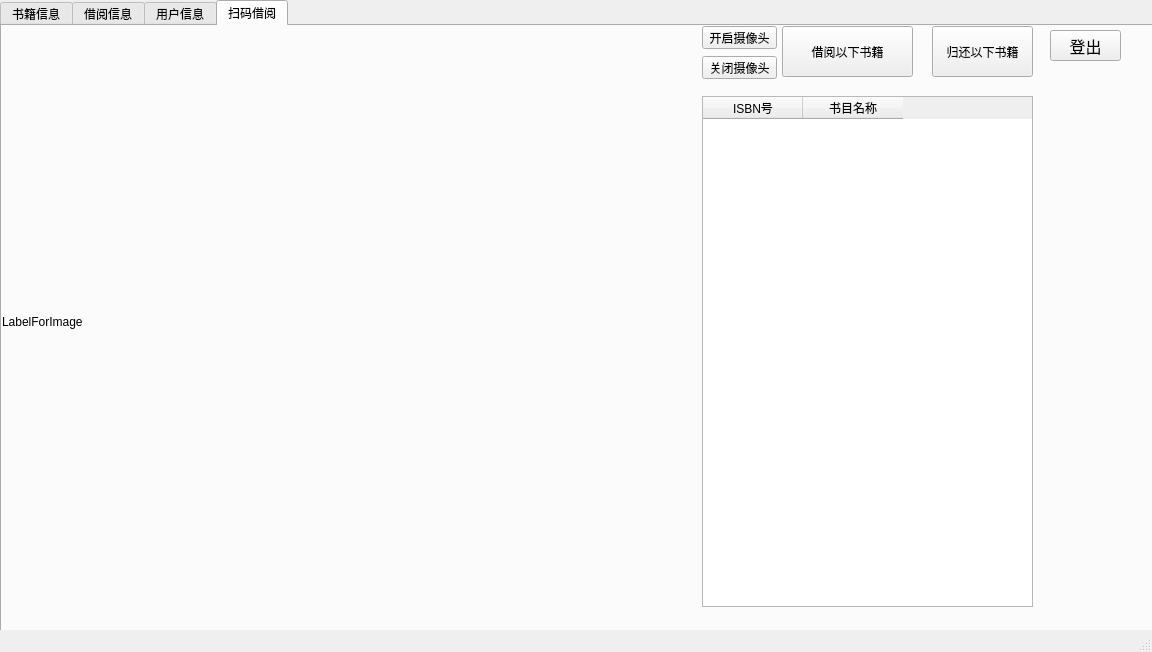
<?xml version="1.0" encoding="UTF-8"?>
<ui version="4.0">
 <class>User_Widget</class>
 <widget class="QMainWindow" name="User_Widget">
  <property name="geometry">
   <rect>
    <x>0</x>
    <y>0</y>
    <width>1152</width>
    <height>652</height>
   </rect>
  </property>
  <property name="windowTitle">
   <string>MainWindow</string>
  </property>
  <widget class="QWidget" name="centralwidget">
   <widget class="QPushButton" name="Log_Out">
    <property name="geometry">
     <rect>
      <x>1050</x>
      <y>30</y>
      <width>71</width>
      <height>31</height>
     </rect>
    </property>
    <property name="font">
     <font>
      <family>萝莉体 第二版</family>
      <pointsize>12</pointsize>
     </font>
    </property>
    <property name="text">
     <string>登出</string>
    </property>
   </widget>
   <widget class="QTabWidget" name="tabWidget">
    <property name="geometry">
     <rect>
      <x>0</x>
      <y>0</y>
      <width>1161</width>
      <height>651</height>
     </rect>
    </property>
    <property name="currentIndex">
     <number>3</number>
    </property>
    <widget class="QWidget" name="Book">
     <attribute name="title">
      <string>书籍信息</string>
     </attribute>
     <widget class="QFrame" name="frame">
      <property name="geometry">
       <rect>
        <x>-10</x>
        <y>-40</y>
        <width>1161</width>
        <height>651</height>
       </rect>
      </property>
      <property name="autoFillBackground">
       <bool>false</bool>
      </property>
      <property name="styleSheet">
       <string notr="true">image: url(:/new/prefix1/bachgroundconfirm.png);</string>
      </property>
      <property name="frameShape">
       <enum>QFrame::StyledPanel</enum>
      </property>
      <property name="frameShadow">
       <enum>QFrame::Raised</enum>
      </property>
      <widget class="QTableWidget" name="tableWidget">
       <property name="geometry">
        <rect>
         <x>20</x>
         <y>80</y>
         <width>1141</width>
         <height>501</height>
        </rect>
       </property>
       <property name="editTriggers">
        <set>QAbstractItemView::NoEditTriggers</set>
       </property>
       <column>
        <property name="text">
         <string>书籍名称</string>
        </property>
       </column>
       <column>
        <property name="text">
         <string>书籍作者</string>
        </property>
       </column>
       <column>
        <property name="text">
         <string>ISBN代码</string>
        </property>
       </column>
       <column>
        <property name="text">
         <string>出版社</string>
        </property>
       </column>
       <column>
        <property name="text">
         <string>总本数</string>
        </property>
       </column>
       <column>
        <property name="text">
         <string>已借出本数</string>
        </property>
       </column>
       <column>
        <property name="text">
         <string>剩余本数</string>
        </property>
       </column>
       <column>
        <property name="text">
         <string>价格</string>
        </property>
       </column>
       <column>
        <property name="text">
         <string>总借阅次数</string>
        </property>
       </column>
      </widget>
     </widget>
     <widget class="QLineEdit" name="BookName">
      <property name="geometry">
       <rect>
        <x>30</x>
        <y>10</y>
        <width>91</width>
        <height>20</height>
       </rect>
      </property>
     </widget>
     <widget class="QPushButton" name="Search">
      <property name="geometry">
       <rect>
        <x>730</x>
        <y>10</y>
        <width>61</width>
        <height>21</height>
       </rect>
      </property>
      <property name="font">
       <font>
        <family>萝莉体 第二版</family>
        <pointsize>10</pointsize>
       </font>
      </property>
      <property name="text">
       <string>搜索</string>
      </property>
     </widget>
     <widget class="QLineEdit" name="Publisher">
      <property name="geometry">
       <rect>
        <x>410</x>
        <y>10</y>
        <width>91</width>
        <height>20</height>
       </rect>
      </property>
     </widget>
     <widget class="QComboBox" name="BookOrderType">
      <property name="geometry">
       <rect>
        <x>520</x>
        <y>10</y>
        <width>191</width>
        <height>22</height>
       </rect>
      </property>
      <item>
       <property name="text">
        <string>以总借阅次数从高到低排序</string>
       </property>
      </item>
      <item>
       <property name="text">
        <string>以总借阅次数从低到高排序</string>
       </property>
      </item>
      <item>
       <property name="text">
        <string>以剩余本数从高到低排序</string>
       </property>
      </item>
      <item>
       <property name="text">
        <string>以剩余本数从低到高排序</string>
       </property>
      </item>
     </widget>
     <widget class="QLineEdit" name="Writer">
      <property name="geometry">
       <rect>
        <x>160</x>
        <y>10</y>
        <width>91</width>
        <height>20</height>
       </rect>
      </property>
     </widget>
     <widget class="QLineEdit" name="ISBNCode">
      <property name="geometry">
       <rect>
        <x>290</x>
        <y>10</y>
        <width>91</width>
        <height>20</height>
       </rect>
      </property>
     </widget>
     <zorder>frame</zorder>
     <zorder>BookName</zorder>
     <zorder>Publisher</zorder>
     <zorder>BookOrderType</zorder>
     <zorder>Writer</zorder>
     <zorder>ISBNCode</zorder>
     <zorder>Search</zorder>
    </widget>
    <widget class="QWidget" name="tab">
     <attribute name="title">
      <string>借阅信息</string>
     </attribute>
     <widget class="QFrame" name="frame_3">
      <property name="geometry">
       <rect>
        <x>-10</x>
        <y>-40</y>
        <width>1161</width>
        <height>651</height>
       </rect>
      </property>
      <property name="autoFillBackground">
       <bool>false</bool>
      </property>
      <property name="styleSheet">
       <string notr="true">image: url(:/new/prefix1/bachgroundconfirm.png);</string>
      </property>
      <property name="frameShape">
       <enum>QFrame::StyledPanel</enum>
      </property>
      <property name="frameShadow">
       <enum>QFrame::Raised</enum>
      </property>
      <widget class="QTableWidget" name="Borrow_Return_table">
       <property name="geometry">
        <rect>
         <x>20</x>
         <y>80</y>
         <width>1121</width>
         <height>511</height>
        </rect>
       </property>
       <column>
        <property name="text">
         <string>ISBN</string>
        </property>
       </column>
       <column>
        <property name="text">
         <string>书目名称</string>
        </property>
       </column>
       <column>
        <property name="text">
         <string>起始日期</string>
        </property>
       </column>
       <column>
        <property name="text">
         <string>结束日期</string>
        </property>
       </column>
       <column>
        <property name="text">
         <string>是否已经归还</string>
        </property>
       </column>
      </widget>
     </widget>
     <widget class="QComboBox" name="RecordOrderType">
      <property name="geometry">
       <rect>
        <x>490</x>
        <y>10</y>
        <width>131</width>
        <height>22</height>
       </rect>
      </property>
      <item>
       <property name="text">
        <string>以时间为主次序</string>
       </property>
      </item>
      <item>
       <property name="text">
        <string>以ISBN为主次序</string>
       </property>
      </item>
     </widget>
     <widget class="QPushButton" name="Search_RecordInfo">
      <property name="geometry">
       <rect>
        <x>640</x>
        <y>10</y>
        <width>61</width>
        <height>21</height>
       </rect>
      </property>
      <property name="font">
       <font>
        <family>萝莉体 第二版</family>
        <pointsize>10</pointsize>
       </font>
      </property>
      <property name="text">
       <string>搜索</string>
      </property>
     </widget>
     <widget class="QLineEdit" name="BookName_Record">
      <property name="geometry">
       <rect>
        <x>300</x>
        <y>10</y>
        <width>121</width>
        <height>20</height>
       </rect>
      </property>
     </widget>
     <widget class="QLineEdit" name="ISBN_Record">
      <property name="geometry">
       <rect>
        <x>70</x>
        <y>10</y>
        <width>121</width>
        <height>20</height>
       </rect>
      </property>
     </widget>
    </widget>
    <widget class="QWidget" name="User">
     <attribute name="title">
      <string>用户信息</string>
     </attribute>
     <widget class="QFrame" name="frame_2">
      <property name="geometry">
       <rect>
        <x>-10</x>
        <y>-40</y>
        <width>1161</width>
        <height>651</height>
       </rect>
      </property>
      <property name="autoFillBackground">
       <bool>false</bool>
      </property>
      <property name="styleSheet">
       <string notr="true">image: url(:/new/prefix1/bachgroundconfirm.png);</string>
      </property>
      <property name="frameShape">
       <enum>QFrame::StyledPanel</enum>
      </property>
      <property name="frameShadow">
       <enum>QFrame::Raised</enum>
      </property>
     </widget>
     <widget class="QLabel" name="UserId_label">
      <property name="geometry">
       <rect>
        <x>40</x>
        <y>110</y>
        <width>91</width>
        <height>31</height>
       </rect>
      </property>
      <property name="font">
       <font>
        <family>萝莉体 第二版</family>
        <pointsize>14</pointsize>
       </font>
      </property>
      <property name="text">
       <string>用户名</string>
      </property>
     </widget>
     <widget class="QLineEdit" name="UserId">
      <property name="geometry">
       <rect>
        <x>130</x>
        <y>110</y>
        <width>131</width>
        <height>31</height>
       </rect>
      </property>
     </widget>
     <widget class="QLabel" name="Password_label">
      <property name="geometry">
       <rect>
        <x>40</x>
        <y>210</y>
        <width>91</width>
        <height>31</height>
       </rect>
      </property>
      <property name="font">
       <font>
        <family>萝莉体 第二版</family>
        <pointsize>14</pointsize>
       </font>
      </property>
      <property name="text">
       <string>密码</string>
      </property>
     </widget>
     <widget class="QLineEdit" name="Password">
      <property name="geometry">
       <rect>
        <x>130</x>
        <y>210</y>
        <width>131</width>
        <height>31</height>
       </rect>
      </property>
     </widget>
     <widget class="QLabel" name="RealName_label">
      <property name="geometry">
       <rect>
        <x>40</x>
        <y>310</y>
        <width>91</width>
        <height>31</height>
       </rect>
      </property>
      <property name="font">
       <font>
        <family>萝莉体 第二版</family>
        <pointsize>14</pointsize>
       </font>
      </property>
      <property name="text">
       <string>真名</string>
      </property>
     </widget>
     <widget class="QLineEdit" name="RealName">
      <property name="geometry">
       <rect>
        <x>130</x>
        <y>310</y>
        <width>131</width>
        <height>31</height>
       </rect>
      </property>
     </widget>
     <widget class="QLabel" name="UserRank_label">
      <property name="geometry">
       <rect>
        <x>40</x>
        <y>410</y>
        <width>91</width>
        <height>31</height>
       </rect>
      </property>
      <property name="font">
       <font>
        <family>萝莉体 第二版</family>
        <pointsize>14</pointsize>
       </font>
      </property>
      <property name="text">
       <string>用户等级</string>
      </property>
     </widget>
     <widget class="QLineEdit" name="UserRank">
      <property name="geometry">
       <rect>
        <x>130</x>
        <y>410</y>
        <width>131</width>
        <height>31</height>
       </rect>
      </property>
     </widget>
     <widget class="QLabel" name="MoneyLeft_label">
      <property name="geometry">
       <rect>
        <x>510</x>
        <y>310</y>
        <width>91</width>
        <height>31</height>
       </rect>
      </property>
      <property name="font">
       <font>
        <family>萝莉体 第二版</family>
        <pointsize>14</pointsize>
       </font>
      </property>
      <property name="text">
       <string>剩余金钱</string>
      </property>
     </widget>
     <widget class="QLineEdit" name="MoneyLeft">
      <property name="geometry">
       <rect>
        <x>640</x>
        <y>310</y>
        <width>131</width>
        <height>31</height>
       </rect>
      </property>
     </widget>
     <widget class="QLineEdit" name="Email">
      <property name="geometry">
       <rect>
        <x>640</x>
        <y>410</y>
        <width>131</width>
        <height>31</height>
       </rect>
      </property>
     </widget>
     <widget class="QLabel" name="MaxBorrowedNum_label">
      <property name="geometry">
       <rect>
        <x>510</x>
        <y>110</y>
        <width>111</width>
        <height>31</height>
       </rect>
      </property>
      <property name="font">
       <font>
        <family>萝莉体 第二版</family>
        <pointsize>14</pointsize>
       </font>
      </property>
      <property name="text">
       <string>最大借阅数</string>
      </property>
     </widget>
     <widget class="QLineEdit" name="MaxBorrowedNum">
      <property name="geometry">
       <rect>
        <x>640</x>
        <y>110</y>
        <width>131</width>
        <height>31</height>
       </rect>
      </property>
     </widget>
     <widget class="QLineEdit" name="AlreadyBorrowedNum">
      <property name="geometry">
       <rect>
        <x>640</x>
        <y>210</y>
        <width>131</width>
        <height>31</height>
       </rect>
      </property>
     </widget>
     <widget class="QLabel" name="Email_label">
      <property name="geometry">
       <rect>
        <x>510</x>
        <y>410</y>
        <width>91</width>
        <height>31</height>
       </rect>
      </property>
      <property name="font">
       <font>
        <family>萝莉体 第二版</family>
        <pointsize>14</pointsize>
       </font>
      </property>
      <property name="text">
       <string>邮箱</string>
      </property>
     </widget>
     <widget class="QLabel" name="AlreadyBorrowedNum_label">
      <property name="geometry">
       <rect>
        <x>510</x>
        <y>210</y>
        <width>91</width>
        <height>31</height>
       </rect>
      </property>
      <property name="font">
       <font>
        <family>萝莉体 第二版</family>
        <pointsize>14</pointsize>
       </font>
      </property>
      <property name="text">
       <string>已借阅数</string>
      </property>
     </widget>
     <widget class="QPushButton" name="Change_Password">
      <property name="geometry">
       <rect>
        <x>930</x>
        <y>10</y>
        <width>91</width>
        <height>31</height>
       </rect>
      </property>
      <property name="font">
       <font>
        <family>萝莉体 第二版</family>
        <pointsize>12</pointsize>
       </font>
      </property>
      <property name="text">
       <string>修改密码</string>
      </property>
     </widget>
    </widget>
    <widget class="QWidget" name="tab_2">
     <attribute name="title">
      <string>扫码借阅</string>
     </attribute>
     <widget class="QLabel" name="label">
      <property name="geometry">
       <rect>
        <x>0</x>
        <y>0</y>
        <width>681</width>
        <height>591</height>
       </rect>
      </property>
      <property name="text">
       <string>LabelForImage</string>
      </property>
     </widget>
     <widget class="QPushButton" name="pushButton">
      <property name="geometry">
       <rect>
        <x>700</x>
        <y>0</y>
        <width>75</width>
        <height>23</height>
       </rect>
      </property>
      <property name="text">
       <string>开启摄像头</string>
      </property>
     </widget>
     <widget class="QPushButton" name="pushButton_2">
      <property name="geometry">
       <rect>
        <x>700</x>
        <y>30</y>
        <width>75</width>
        <height>23</height>
       </rect>
      </property>
      <property name="text">
       <string>关闭摄像头</string>
      </property>
     </widget>
     <widget class="QTableWidget" name="BorrowList">
      <property name="geometry">
       <rect>
        <x>700</x>
        <y>70</y>
        <width>331</width>
        <height>511</height>
       </rect>
      </property>
      <column>
       <property name="text">
        <string>ISBN号</string>
       </property>
      </column>
      <column>
       <property name="text">
        <string>书目名称</string>
       </property>
      </column>
     </widget>
     <widget class="QPushButton" name="BorrowConfirm">
      <property name="geometry">
       <rect>
        <x>780</x>
        <y>0</y>
        <width>131</width>
        <height>51</height>
       </rect>
      </property>
      <property name="text">
       <string>借阅以下书籍</string>
      </property>
     </widget>
     <widget class="QPushButton" name="ReturnConfirm">
      <property name="geometry">
       <rect>
        <x>930</x>
        <y>0</y>
        <width>101</width>
        <height>51</height>
       </rect>
      </property>
      <property name="text">
       <string>归还以下书籍</string>
      </property>
     </widget>
    </widget>
   </widget>
   <zorder>tabWidget</zorder>
   <zorder>Log_Out</zorder>
  </widget>
  <widget class="QStatusBar" name="statusbar"/>
  <action name="action">
   <property name="text">
    <string>账户信息</string>
   </property>
   <property name="toolTip">
    <string>账户信息</string>
   </property>
  </action>
  <action name="action_2">
   <property name="text">
    <string>账户升级</string>
   </property>
  </action>
 </widget>
 <resources/>
 <connections/>
</ui>
